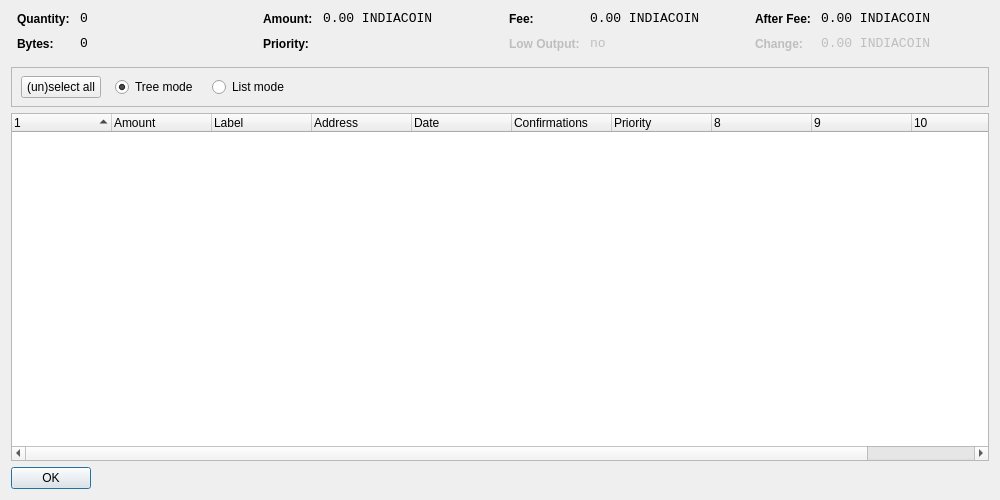
<?xml version="1.0" encoding="UTF-8"?>
<ui version="4.0">
 <class>CoinControlDialog</class>
 <widget class="QDialog" name="CoinControlDialog">
  <property name="geometry">
   <rect>
    <x>0</x>
    <y>0</y>
    <width>1000</width>
    <height>500</height>
   </rect>
  </property>
  <property name="windowTitle">
   <string>Coin Control</string>
  </property>
  <layout class="QVBoxLayout" name="verticalLayout">
   <item>
    <layout class="QHBoxLayout" name="horizontalLayoutTop" stretch="0,0,0,0">
     <property name="topMargin">
      <number>0</number>
     </property>
     <property name="bottomMargin">
      <number>10</number>
     </property>
     <item>
      <layout class="QFormLayout" name="formLayoutCoinControl1">
       <property name="horizontalSpacing">
        <number>10</number>
       </property>
       <property name="verticalSpacing">
        <number>10</number>
       </property>
       <property name="leftMargin">
        <number>6</number>
       </property>
       <property name="rightMargin">
        <number>6</number>
       </property>
       <item row="0" column="0">
        <widget class="QLabel" name="labelCoinControlQuantityText">
         <property name="styleSheet">
          <string notr="true">font-weight:bold;</string>
         </property>
         <property name="text">
          <string>Quantity:</string>
         </property>
        </widget>
       </item>
       <item row="0" column="1">
        <widget class="QLabel" name="labelCoinControlQuantity">
         <property name="font">
          <font>
           <family>Monospace</family>
           <pointsize>10</pointsize>
          </font>
         </property>
         <property name="cursor">
          <cursorShape>IBeamCursor</cursorShape>
         </property>
         <property name="contextMenuPolicy">
          <enum>Qt::ActionsContextMenu</enum>
         </property>
         <property name="text">
          <string notr="true">0</string>
         </property>
         <property name="textInteractionFlags">
          <set>Qt::LinksAccessibleByMouse|Qt::TextSelectableByKeyboard|Qt::TextSelectableByMouse</set>
         </property>
        </widget>
       </item>
       <item row="1" column="0">
        <widget class="QLabel" name="labelCoinControlBytesText">
         <property name="styleSheet">
          <string notr="true">font-weight:bold;</string>
         </property>
         <property name="text">
          <string>Bytes:</string>
         </property>
        </widget>
       </item>
       <item row="1" column="1">
        <widget class="QLabel" name="labelCoinControlBytes">
         <property name="font">
          <font>
           <family>Monospace</family>
           <pointsize>10</pointsize>
          </font>
         </property>
         <property name="cursor">
          <cursorShape>IBeamCursor</cursorShape>
         </property>
         <property name="contextMenuPolicy">
          <enum>Qt::ActionsContextMenu</enum>
         </property>
         <property name="text">
          <string notr="true">0</string>
         </property>
         <property name="textInteractionFlags">
          <set>Qt::LinksAccessibleByMouse|Qt::TextSelectableByKeyboard|Qt::TextSelectableByMouse</set>
         </property>
        </widget>
       </item>
      </layout>
     </item>
     <item>
      <layout class="QFormLayout" name="formLayoutCoinControl2">
       <property name="horizontalSpacing">
        <number>10</number>
       </property>
       <property name="verticalSpacing">
        <number>10</number>
       </property>
       <property name="leftMargin">
        <number>6</number>
       </property>
       <property name="rightMargin">
        <number>6</number>
       </property>
       <item row="0" column="0">
        <widget class="QLabel" name="labelCoinControlAmountText">
         <property name="styleSheet">
          <string notr="true">font-weight:bold;</string>
         </property>
         <property name="text">
          <string>Amount:</string>
         </property>
        </widget>
       </item>
       <item row="0" column="1">
        <widget class="QLabel" name="labelCoinControlAmount">
         <property name="font">
          <font>
           <family>Monospace</family>
           <pointsize>10</pointsize>
          </font>
         </property>
         <property name="cursor">
          <cursorShape>IBeamCursor</cursorShape>
         </property>
         <property name="contextMenuPolicy">
          <enum>Qt::ActionsContextMenu</enum>
         </property>
         <property name="text">
          <string notr="true">0.00 INDIACOIN</string>
         </property>
         <property name="textInteractionFlags">
          <set>Qt::LinksAccessibleByMouse|Qt::TextSelectableByKeyboard|Qt::TextSelectableByMouse</set>
         </property>
        </widget>
       </item>
       <item row="1" column="0">
        <widget class="QLabel" name="labelCoinControlPriorityText">
         <property name="styleSheet">
          <string notr="true">font-weight:bold;</string>
         </property>
         <property name="text">
          <string>Priority:</string>
         </property>
        </widget>
       </item>
       <item row="1" column="1">
        <widget class="QLabel" name="labelCoinControlPriority">
         <property name="font">
          <font>
           <family>Monospace</family>
           <pointsize>10</pointsize>
          </font>
         </property>
         <property name="cursor">
          <cursorShape>IBeamCursor</cursorShape>
         </property>
         <property name="contextMenuPolicy">
          <enum>Qt::ActionsContextMenu</enum>
         </property>
         <property name="text">
          <string/>
         </property>
         <property name="textInteractionFlags">
          <set>Qt::LinksAccessibleByMouse|Qt::TextSelectableByKeyboard|Qt::TextSelectableByMouse</set>
         </property>
        </widget>
       </item>
      </layout>
     </item>
     <item>
      <layout class="QFormLayout" name="formLayoutCoinControl3">
       <property name="horizontalSpacing">
        <number>10</number>
       </property>
       <property name="verticalSpacing">
        <number>10</number>
       </property>
       <property name="leftMargin">
        <number>6</number>
       </property>
       <property name="rightMargin">
        <number>6</number>
       </property>
       <item row="0" column="0">
        <widget class="QLabel" name="labelCoinControlFeeText">
         <property name="styleSheet">
          <string notr="true">font-weight:bold;</string>
         </property>
         <property name="text">
          <string>Fee:</string>
         </property>
        </widget>
       </item>
       <item row="0" column="1">
        <widget class="QLabel" name="labelCoinControlFee">
         <property name="font">
          <font>
           <family>Monospace</family>
           <pointsize>10</pointsize>
          </font>
         </property>
         <property name="cursor">
          <cursorShape>IBeamCursor</cursorShape>
         </property>
         <property name="contextMenuPolicy">
          <enum>Qt::ActionsContextMenu</enum>
         </property>
         <property name="text">
          <string notr="true">0.00 INDIACOIN</string>
         </property>
         <property name="textInteractionFlags">
          <set>Qt::LinksAccessibleByMouse|Qt::TextSelectableByKeyboard|Qt::TextSelectableByMouse</set>
         </property>
        </widget>
       </item>
       <item row="1" column="0">
        <widget class="QLabel" name="labelCoinControlLowOutputText">
         <property name="enabled">
          <bool>false</bool>
         </property>
         <property name="styleSheet">
          <string notr="true">font-weight:bold;</string>
         </property>
         <property name="text">
          <string>Low Output:</string>
         </property>
        </widget>
       </item>
       <item row="1" column="1">
        <widget class="QLabel" name="labelCoinControlLowOutput">
         <property name="enabled">
          <bool>false</bool>
         </property>
         <property name="font">
          <font>
           <family>Monospace</family>
           <pointsize>10</pointsize>
          </font>
         </property>
         <property name="cursor">
          <cursorShape>IBeamCursor</cursorShape>
         </property>
         <property name="contextMenuPolicy">
          <enum>Qt::ActionsContextMenu</enum>
         </property>
         <property name="text">
          <string notr="true">no</string>
         </property>
         <property name="textInteractionFlags">
          <set>Qt::LinksAccessibleByMouse|Qt::TextSelectableByKeyboard|Qt::TextSelectableByMouse</set>
         </property>
        </widget>
       </item>
      </layout>
     </item>
     <item>
      <layout class="QFormLayout" name="formLayoutCoinControl4">
       <property name="horizontalSpacing">
        <number>10</number>
       </property>
       <property name="verticalSpacing">
        <number>10</number>
       </property>
       <property name="leftMargin">
        <number>6</number>
       </property>
       <property name="rightMargin">
        <number>6</number>
       </property>
       <item row="0" column="0">
        <widget class="QLabel" name="labelCoinControlAfterFeeText">
         <property name="styleSheet">
          <string notr="true">font-weight:bold;</string>
         </property>
         <property name="text">
          <string>After Fee:</string>
         </property>
        </widget>
       </item>
       <item row="0" column="1">
        <widget class="QLabel" name="labelCoinControlAfterFee">
         <property name="font">
          <font>
           <family>Monospace</family>
           <pointsize>10</pointsize>
          </font>
         </property>
         <property name="cursor">
          <cursorShape>IBeamCursor</cursorShape>
         </property>
         <property name="contextMenuPolicy">
          <enum>Qt::ActionsContextMenu</enum>
         </property>
         <property name="text">
          <string notr="true">0.00 INDIACOIN</string>
         </property>
         <property name="textInteractionFlags">
          <set>Qt::LinksAccessibleByMouse|Qt::TextSelectableByKeyboard|Qt::TextSelectableByMouse</set>
         </property>
        </widget>
       </item>
       <item row="1" column="0">
        <widget class="QLabel" name="labelCoinControlChangeText">
         <property name="enabled">
          <bool>false</bool>
         </property>
         <property name="styleSheet">
          <string notr="true">font-weight:bold;</string>
         </property>
         <property name="text">
          <string>Change:</string>
         </property>
        </widget>
       </item>
       <item row="1" column="1">
        <widget class="QLabel" name="labelCoinControlChange">
         <property name="enabled">
          <bool>false</bool>
         </property>
         <property name="font">
          <font>
           <family>Monospace</family>
           <pointsize>10</pointsize>
          </font>
         </property>
         <property name="cursor">
          <cursorShape>IBeamCursor</cursorShape>
         </property>
         <property name="contextMenuPolicy">
          <enum>Qt::ActionsContextMenu</enum>
         </property>
         <property name="text">
          <string notr="true">0.00 INDIACOIN</string>
         </property>
         <property name="textInteractionFlags">
          <set>Qt::LinksAccessibleByMouse|Qt::TextSelectableByKeyboard|Qt::TextSelectableByMouse</set>
         </property>
        </widget>
       </item>
      </layout>
     </item>
    </layout>
   </item>
   <item>
    <widget class="QFrame" name="frame">
     <property name="minimumSize">
      <size>
       <width>0</width>
       <height>40</height>
      </size>
     </property>
     <property name="frameShape">
      <enum>QFrame::StyledPanel</enum>
     </property>
     <property name="frameShadow">
      <enum>QFrame::Sunken</enum>
     </property>
     <widget class="QWidget" name="horizontalLayoutWidget">
      <property name="geometry">
       <rect>
        <x>10</x>
        <y>0</y>
        <width>781</width>
        <height>41</height>
       </rect>
      </property>
      <layout class="QHBoxLayout" name="horizontalLayoutPanel" stretch="0,0,0,0,0">
       <property name="spacing">
        <number>14</number>
       </property>
       <item>
        <widget class="QPushButton" name="pushButtonSelectAll">
         <property name="sizePolicy">
          <sizepolicy hsizetype="Maximum" vsizetype="Fixed">
           <horstretch>0</horstretch>
           <verstretch>0</verstretch>
          </sizepolicy>
         </property>
         <property name="text">
          <string>(un)select all</string>
         </property>
        </widget>
       </item>
       <item>
        <widget class="QRadioButton" name="radioTreeMode">
         <property name="sizePolicy">
          <sizepolicy hsizetype="Maximum" vsizetype="Fixed">
           <horstretch>0</horstretch>
           <verstretch>0</verstretch>
          </sizepolicy>
         </property>
         <property name="text">
          <string>Tree mode</string>
         </property>
         <property name="checked">
          <bool>true</bool>
         </property>
        </widget>
       </item>
       <item>
        <widget class="QRadioButton" name="radioListMode">
         <property name="sizePolicy">
          <sizepolicy hsizetype="Maximum" vsizetype="Fixed">
           <horstretch>0</horstretch>
           <verstretch>0</verstretch>
          </sizepolicy>
         </property>
         <property name="text">
          <string>List mode</string>
         </property>
        </widget>
       </item>
       <item>
        <spacer name="horizontalSpacer">
         <property name="orientation">
          <enum>Qt::Horizontal</enum>
         </property>
         <property name="sizeHint" stdset="0">
          <size>
           <width>40</width>
           <height>20</height>
          </size>
         </property>
        </spacer>
       </item>
      </layout>
     </widget>
    </widget>
   </item>
   <item>
    <widget class="CoinControlTreeWidget" name="treeWidget">
     <property name="contextMenuPolicy">
      <enum>Qt::CustomContextMenu</enum>
     </property>
     <property name="sortingEnabled">
      <bool>false</bool>
     </property>
     <property name="columnCount">
      <number>11</number>
     </property>
     <attribute name="headerShowSortIndicator" stdset="0">
      <bool>true</bool>
     </attribute>
     <attribute name="headerStretchLastSection">
      <bool>false</bool>
     </attribute>
     <column>
      <property name="text">
       <string/>
      </property>
     </column>
     <column>
      <property name="text">
       <string>Amount</string>
      </property>
     </column>
     <column>
      <property name="text">
       <string>Label</string>
      </property>
     </column>
     <column>
      <property name="text">
       <string>Address</string>
      </property>
     </column>
     <column>
      <property name="text">
       <string>Date</string>
      </property>
     </column>
     <column>
      <property name="text">
       <string>Confirmations</string>
      </property>
      <property name="toolTip">
       <string>Confirmed</string>
      </property>
     </column>
     <column>
      <property name="text">
       <string>Priority</string>
      </property>
     </column>
     <column>
      <property name="text">
       <string/>
      </property>
     </column>
     <column>
      <property name="text">
       <string/>
      </property>
     </column>
     <column>
      <property name="text">
       <string/>
      </property>
     </column>
     <column>
      <property name="text">
       <string/>
      </property>
     </column>
    </widget>
   </item>
   <item>
    <widget class="QDialogButtonBox" name="buttonBox">
     <property name="sizePolicy">
      <sizepolicy hsizetype="Maximum" vsizetype="Fixed">
       <horstretch>0</horstretch>
       <verstretch>0</verstretch>
      </sizepolicy>
     </property>
     <property name="orientation">
      <enum>Qt::Horizontal</enum>
     </property>
     <property name="standardButtons">
      <set>QDialogButtonBox::Ok</set>
     </property>
    </widget>
   </item>
  </layout>
 </widget>
 <customwidgets>
  <customwidget>
   <class>CoinControlTreeWidget</class>
   <extends>QTreeWidget</extends>
   <header>coincontroltreewidget.h</header>
  </customwidget>
 </customwidgets>
 <resources/>
 <connections/>
</ui>
